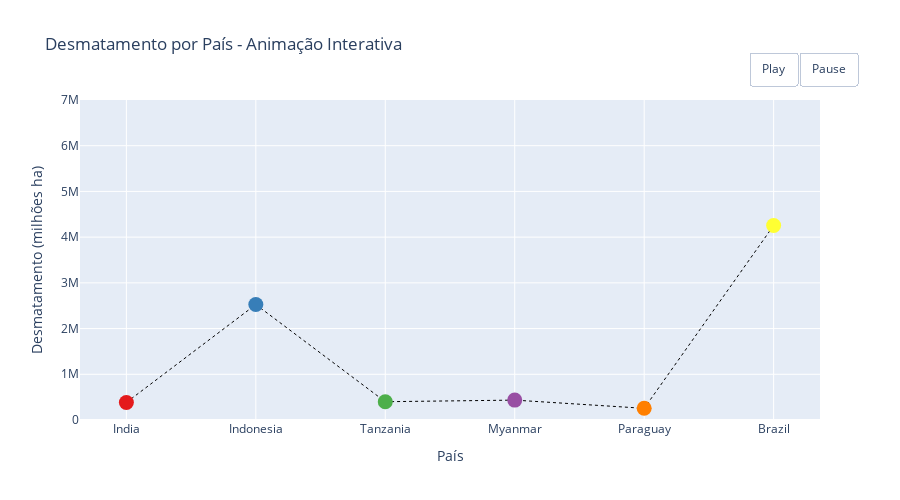

Write notebook code for a chart like this one.
### Code cell
import plotly.graph_objects as go

fig = go.Figure()

paises_ordenados = paises_selecionados
anos = sorted(dados_filtrados['Year'].unique())

cores_paises = {
    pais: cor for pais, cor in zip(paises_ordenados, px.colors.qualitative.Set1)
}

# Trace inicial (ano 0)
df_ano0 = dados_filtrados[dados_filtrados['Year'] == anos[0]]
y_ano0 = [df_ano0[df_ano0['Entity'] == pais]['Deforestation'].values[0] if not df_ano0[df_ano0['Entity'] == pais].empty else 0 for pais in paises_ordenados]

fig.add_trace(go.Scatter(
    x=paises_ordenados,
    y=y_ano0,
    mode='lines',
    line=dict(color='black', width=1, dash='dot'),
    name='Conexão Geral',
    showlegend=False
))

for pais in paises_ordenados:
    y_val = df_ano0[df_ano0['Entity'] == pais]['Deforestation'].values
    y_val = y_val[0] if len(y_val) > 0 else 0
    fig.add_trace(go.Scatter(
        x=[pais],
        y=[y_val],
        mode='markers',
        marker=dict(size=15, color=cores_paises[pais]),
        name=pais,
        showlegend=False
    ))

frames = []
for ano in anos:
    df_ano = dados_filtrados[dados_filtrados['Year'] == ano]
    y_ano = [df_ano[df_ano['Entity'] == pais]['Deforestation'].values[0] if not df_ano[df_ano['Entity'] == pais].empty else 0 for pais in paises_ordenados]

    data = []
    data.append(go.Scatter(
        x=paises_ordenados,
        y=y_ano,
        mode='lines',
        line=dict(color='black', width=1, dash='dot'),
        showlegend=False
    ))

    for pais in paises_ordenados:
        y_val = df_ano[df_ano['Entity'] == pais]['Deforestation'].values
        y_val = y_val[0] if len(y_val) > 0 else 0
        data.append(go.Scatter(
            x=[pais],
            y=[y_val],
            mode='markers',
            marker=dict(size=15, color=cores_paises[pais]),
            showlegend=False
        ))

    frames.append(go.Frame(data=data, name=str(ano),
                           layout=go.Layout(
                               annotations=[dict(
                                   text=f"Ano: {ano}",
                                   x=0.95,
                                   y=0.95,
                                   xref="paper",
                                   yref="paper",
                                   showarrow=False,
                                   font=dict(size=24, color="black"),
                                   bgcolor="white",
                                   bordercolor="black",
                                   borderwidth=2,
                                   borderpad=4,
                                   align="center"
                               )]
                           )))

updatemenus = [dict(
    type="buttons",
    showactive=False,
    y=1.15,
    x=1.05,
    xanchor="right",
    yanchor="top",
    direction="left",
    buttons=[
        dict(label="Play",
             method="animate",
             args=[None, {"frame": {"duration": 900, "redraw": True}, "fromcurrent": True, "transition": {"duration": 100}}]),
        dict(label="Pause",
             method="animate",
             args=[[None], {"frame": {"duration": 0, "redraw": False}, "mode": "immediate", "transition": {"duration": 0}}])
    ]
)]

fig.update_layout(
    title="Desmatamento por País - Animação Interativa",
    xaxis=dict(
        title="País",
        categoryorder='array',
        categoryarray=paises_ordenados
    ),
    yaxis=dict(
        title="Desmatamento (milhões ha)",
        range=[0, 7_000_000]
    ),
    sliders=[],  # remove slider
    updatemenus=updatemenus,
    height=500,
    showlegend=False  # remove legenda
)

fig.frames = frames
fig.show()

### Figure 1 — Plotly figure (JSON) as saved in the notebook; plotly's stock layout.template omitted (floating-point values rounded to 4 significant figures)
{"data": [{"line": {"color": "black", "dash": "dot", "width": 1}, "mode": "lines", "name": "Conexão Geral", "showlegend": false, "type": "scatter", "x": ["India", "Indonesia", "Tanzania", "Myanmar", "Paraguay", "Brazil"], "y": [384000, 2526000, 400000, 435000, 255420, 4254800]}, {"marker": {"color": "rgb(228,26,28)", "size": 15}, "mode": "markers", "name": "India", "showlegend": false, "type": "scatter", "x": ["India"], "y": [384000]}, {"marker": {"color": "rgb(55,126,184)", "size": 15}, "mode": "markers", "name": "Indonesia", "showlegend": false, "type": "scatter", "x": ["Indonesia"], "y": [2526000]}, {"marker": {"color": "rgb(77,175,74)", "size": 15}, "mode": "markers", "name": "Tanzania", "showlegend": false, "type": "scatter", "x": ["Tanzania"], "y": [400000]}, {"marker": {"color": "rgb(152,78,163)", "size": 15}, "mode": "markers", "name": "Myanmar", "showlegend": false, "type": "scatter", "x": ["Myanmar"], "y": [435000]}, {"marker": {"color": "rgb(255,127,0)", "size": 15}, "mode": "markers", "name": "Paraguay", "showlegend": false, "type": "scatter", "x": ["Paraguay"], "y": [255420]}, {"marker": {"color": "rgb(255,255,51)", "size": 15}, "mode": "markers", "name": "Brazil", "showlegend": false, "type": "scatter", "x": ["Brazil"], "y": [4254800]}], "layout": {"height": 500, "showlegend": false, "title": {"text": "Desmatamento por País - Animação Interativa"}, "updatemenus": [{"buttons": [{"args": [null, {"frame": {"duration": 900, "redraw": true}, "fromcurrent": true, "transition": {"duration": 100}}], "label": "Play", "method": "animate"}, {"args": [[null], {"frame": {"duration": 0, "redraw": false}, "mode": "immediate", "transition": {"duration": 0}}], "label": "Pause", "method": "animate"}], "direction": "left", "showactive": false, "type": "buttons", "x": 1.05, "xanchor": "right", "y": 1.15, "yanchor": "top"}], "xaxis": {"categoryarray": ["India", "Indonesia", "Tanzania", "Myanmar", "Paraguay", "Brazil"], "categoryorder": "array", "title": {"text": "País"}}, "yaxis": {"range": [0, 7000000], "title": {"text": "Desmatamento (milhões ha)"}}}}
